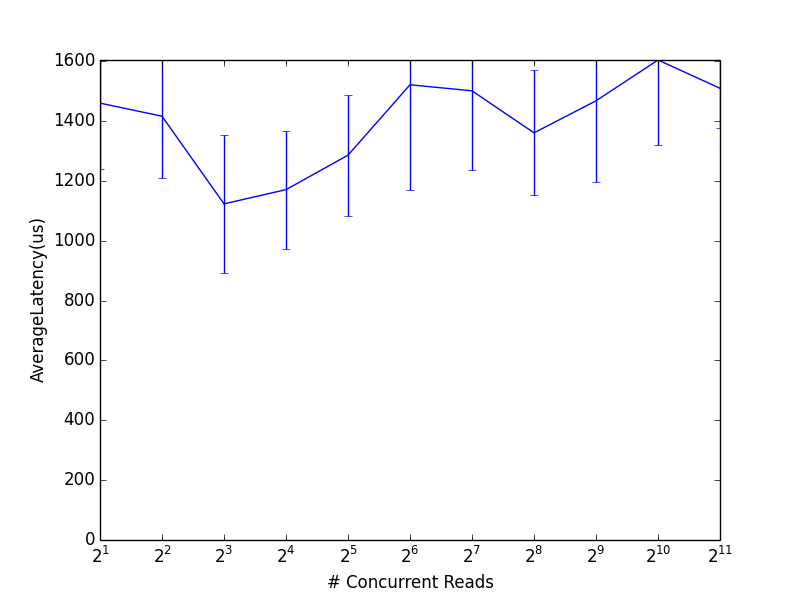

Write Python code to recreate this figure.
import matplotlib.pyplot as plt
import numpy as np

from res import res


for stat in sorted(res.keys()):
	xs 		= []
	ys 		= []
	ys_err 	= []
	for read_val in sorted(res[stat].keys()):
		ys.append(np.mean(res[stat][read_val]))
		ys_err.append(np.std(res[stat][read_val]))
		xs.append(read_val)

	fig = plt.figure()
	ax = fig.add_subplot(111)
	plt.xscale("log", basex=2)
	plt.ylim(0, max(ys))
	plt.errorbar(xs, ys, yerr=ys_err)
	ax.set_xlabel("# Concurrent Reads")
	ax.set_ylabel(stat)
	
	plt.savefig("graph_%s.png" % stat)